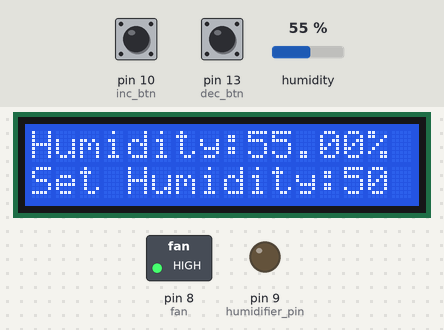
Recording of a sketch running on a simulated Arduino Uno, built with avr-gcc and run on an emulated ATmega328P. Parts: 16×2 character LCD, switched loads named in the sketch (green lamp = pin HIGH), output pins drawn as LEDs (lit = HIGH). The inputs (shaded band) are chosen by the test bench; at power-on: pin 13 (dec_btn) LOW, pin 10 (inc_btn) LOW, humidity 55 %. What the sketch prints to the serial monitor is not drawn.

Above: at 1.2 s.
1.3 s: pin 13 (dec_btn) pulled HIGH for 3.2 s
At 5.6 s:
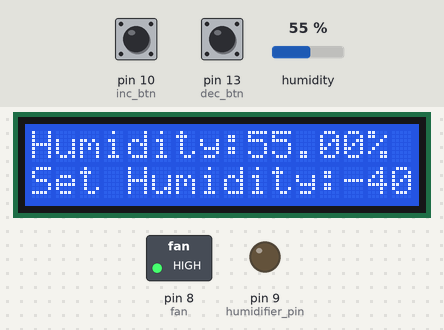
7.5 s: pin 10 (inc_btn) pulled HIGH for 1 s
At 8.8 s:
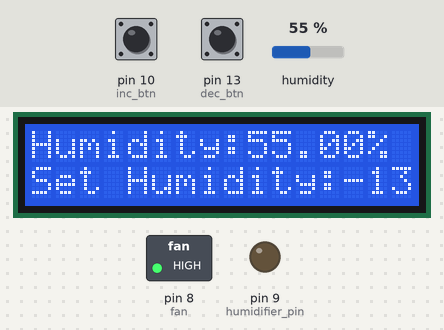
10.0 s: pin 10 (inc_btn) pulled HIGH for 0.15 s
At 10.6 s:
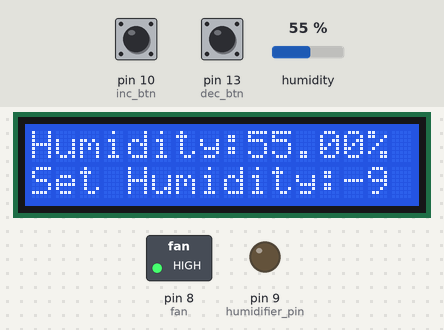
13.1 s: pin 10 (inc_btn) pulled HIGH for 3.2 s
At 17.5 s:
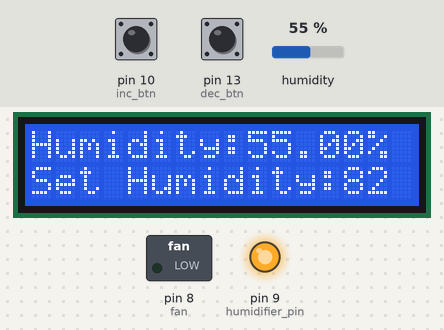
17.8 s: humidity set to 22 %
At 18.2 s:
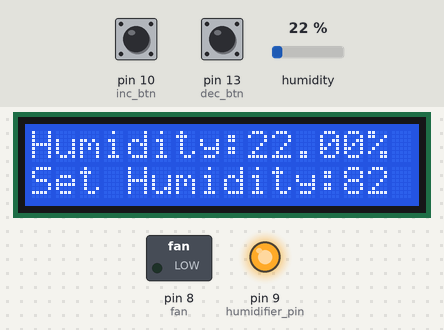
19.3 s: pin 13 (dec_btn) pulled HIGH for 0.15 s
At 20.9 s:
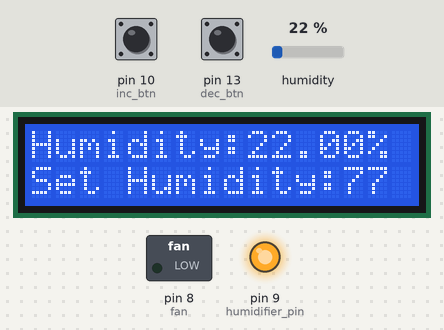
Timing chart, 0 to 22.1 s (numbered marks = the images above; inputs shaded):
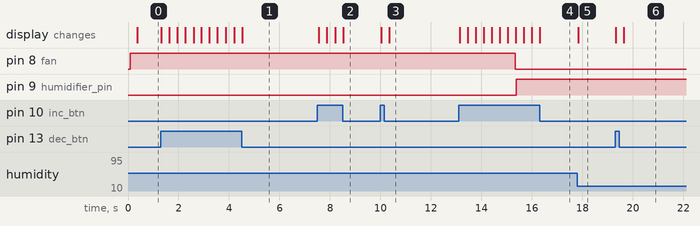

The sketch:

humiditycontrollersystemfinal.ino
```cpp
#include <LiquidCrystal.h>
#include <Adafruit_Sensor.h>
#include <DHT.h>
#include <DHT_U.h>


#define inc_btn 10
#define dec_btn 13
#define fan 8
#define humidifier_pin 9
#define DHTPIN 12
#define DHTTYPE    DHT11

uint32_t delayMS;
int set_humidity = 50;
DHT_Unified dht(DHTPIN, DHTTYPE);
LiquidCrystal lcd(2,3,4,5,6,7);

void setup()
{
  lcd.begin(16,2);
  Serial.begin(9600);
  dht.begin();
  sensor_t sensor;
  dht.temperature().getSensor(&sensor);
  delayMS = sensor.min_delay / 1000;
  pinMode(fan,OUTPUT);
  pinMode(humidifier_pin,OUTPUT);
  pinMode(inc_btn,INPUT);
  pinMode(dec_btn,INPUT);

}

void loop()
{
  delay(delayMS);
  sensors_event_t event;
  dht.humidity().getEvent(&event);
  int humidity = event.relative_humidity;
  Serial.print(F("Humidity: "));
  Serial.print(event.relative_humidity);
  Serial.println(F("%"));
  lcd.setCursor(0,0);
  lcd.clear();
  lcd.print("Humidity:");
  lcd.print(event.relative_humidity);
  lcd.print("%");
  int inc = digitalRead(inc_btn);
  int dec = digitalRead(dec_btn);
  if(inc == 1){
    set_humidity++;

  }
  if(dec == 1){
    set_humidity--;
  }
  lcd.setCursor(0,1);
  lcd.print("Set Humidity:");
  lcd.print(set_humidity);
  if(humidity>set_humidity){
    digitalWrite(fan,HIGH);
    digitalWrite(humidifier_pin,LOW);
  }
  else if(humidity<set_humidity){
    digitalWrite(humidifier_pin,HIGH);
    digitalWrite(fan,LOW);
  }
  else{
    digitalWrite(fan,LOW);
    digitalWrite(humidifier_pin,LOW);
  }
  Serial.print(F("Set Humidity: "));
  Serial.print(set_humidity);


}
```

Measured:
- after the input at 1.3 s, the display: first changes at once (image 1 shows a later state)
- after the input at 7.5 s, the display: first changes after 0.05 s (image 2 shows a later state)
- after the input at 10.0 s, the display: first changes at once (image 3 shows a later state)
- after the input at 13.1 s, pin 8 (fan): HIGH → LOW after 2.2 s; pin 9 (humidifier_pin): LOW → HIGH after 2.3 s; the display: first changes at once (image 4 shows a later state)
- after the input at 17.8 s, the display: changes at once (image 5)
- after the input at 19.3 s, the display: first changes at once (image 6 shows a later state)
